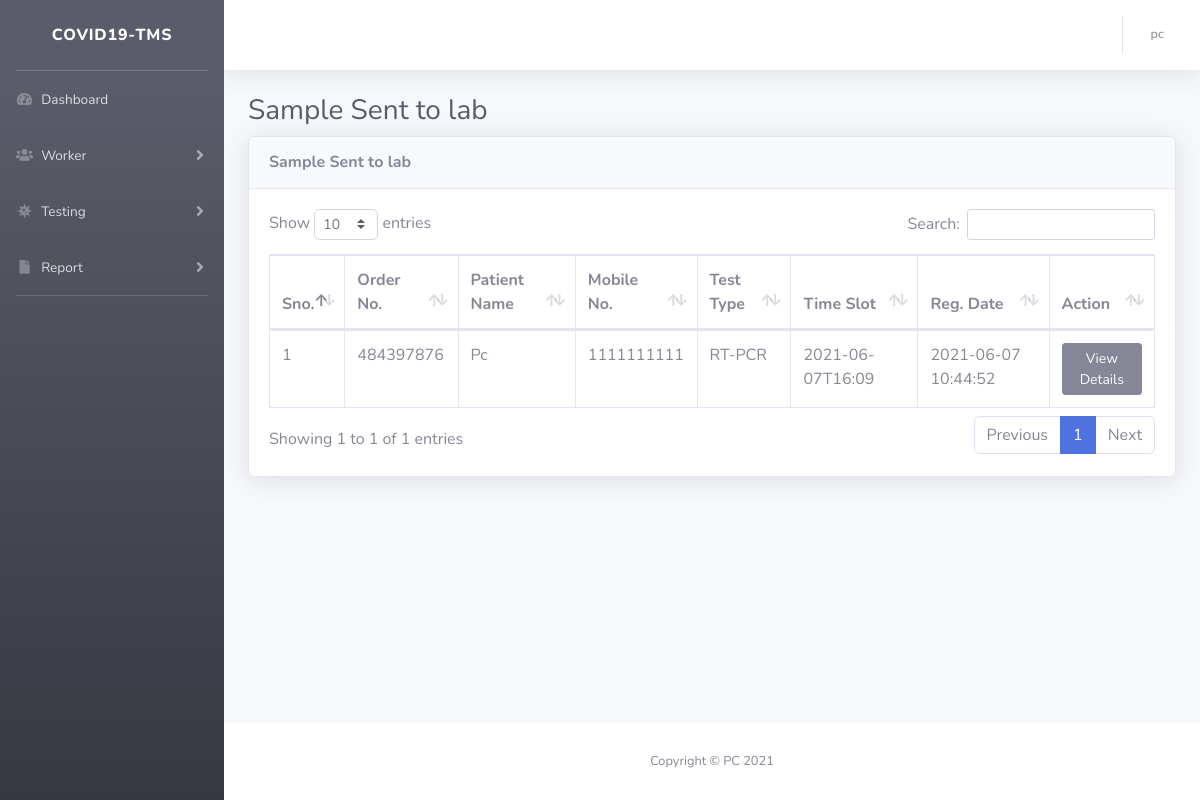
The page /samplesent-lab-test.php (signed in) on the database its author committed.
### tables this page shows
CREATE TABLE `tbltestrecord` (
  `id` int(11) NOT NULL,
  `OrderNumber` bigint(14) DEFAULT NULL,
  `PatientMobileNumber` bigint(14) DEFAULT NULL,
  `TestType` varchar(100) DEFAULT NULL,
  `TestTimeSlot` varchar(120) DEFAULT NULL,
  `ReportStatus` varchar(100) DEFAULT NULL,
  `FinalReport` varchar(150) DEFAULT NULL,
  `ReportUploadTime` varchar(200) DEFAULT NULL,
  `RegistrationDate` timestamp NULL DEFAULT current_timestamp(),
  `AssignedtoEmpId` varchar(150) DEFAULT NULL,
  `AssigntoName` varchar(180) DEFAULT NULL,
  `AssignedTime` varchar(100) DEFAULT NULL
);

CREATE TABLE `tblpatients` (
  `id` int(11) NOT NULL,
  `FullName` varchar(120) DEFAULT NULL,
  `MobileNumber` bigint(12) DEFAULT NULL,
  `DateOfBirth` date DEFAULT NULL,
  `GovtIssuedId` varchar(150) DEFAULT NULL,
  `GovtIssuedIdNo` varchar(150) DEFAULT NULL,
  `FullAddress` varchar(255) DEFAULT NULL,
  `State` varchar(200) DEFAULT NULL,
  `RegistrationDate` timestamp NOT NULL DEFAULT current_timestamp()
);

### samplesent-lab-test.php (the view, shortened to what this page needs)
<?php session_start();
include_once('includes/config.php');
if (strlen($_SESSION['aid']==0)) {
  header('location:logout.php');
  } else{
?>
<!DOCTYPE html>
<html lang="en">
<head>
    <link href="vendor/fontawesome-free/css/all.min.css" rel="stylesheet" type="text/css">
    <link href="css/sb-admin-2.min.css" rel="stylesheet">
    <link href="vendor/datatables/dataTables.bootstrap4.min.css" rel="stylesheet">
</head>
<body id="page-top">
    <div id="wrapper">
  <?php include_once('includes/sidebar.php');?>
        <div id="content-wrapper" class="d-flex flex-column">
            <div id="content">
<?php include_once('includes/topbar.php');?>
                <div class="container-fluid">
                    <h1 class="h3 mb-2 text-gray-800">Sample Sent to lab</h1>
                    <div class="card shadow mb-4">
                        <div class="card-header py-3">
                            <h6 class="m-0 font-weight-bold text-secondary">Sample Sent to lab</h6>
                        </div>
                        <div class="card-body">
                            <div class="table-responsive">
                                <form name="assignto" method="post">
                    <table class="table table-bordered" id="dataTable" width="100%" cellspacing="0">
                                    <thead>
                                        <tr>
                                            <th>Sno.</th>
                                            <th>Order No.</th>
                                            <th>Patient Name</th>
                                            <th>Mobile No.</th>
                                            <th>Test Type</th>
                                            <th>Time Slot</th>
                                            <th>Reg. Date</th>
                                            <th>Action</th>
                                        </tr>
                                    </thead>
                                    <tbody>
<?php $query=mysqli_query($con,"select tbltestrecord.OrderNumber,tblpatients.FullName,tblpatients.MobileNumber,tbltestrecord.TestType,tbltestrecord.TestTimeSlot,tbltestrecord.RegistrationDate,tbltestrecord.id as testid from tbltestrecord
join tblpatients on tblpatients.MobileNumber=tbltestrecord.PatientMobileNumber
where ReportStatus='Sent to Lab'
    ");
$cnt=1;
while($row=mysqli_fetch_array($query)){
?>
                                        <tr>
                                            <td><?php echo $cnt;?></td>
                                            <td><?php echo $row['OrderNumber'];?></td>
                                            <td><?php echo $row['FullName'];?></td>
                                            <td><?php echo $row['MobileNumber'];?></td>
                                            <td><?php echo $row['TestType'];?></td>
                                            <td><?php echo $row['TestTimeSlot'];?></td>
                                             <td><?php echo $row['RegistrationDate'];?></td>
                                            <td>
                                <a href="test-details.php?tid=<?php echo $row['testid'];?>&&oid=<?php echo $row['OrderNumber'];?>" class="btn btn-secondary btn-sm">View Details</a>
                            </td>
                                        </tr>
<?php $cnt++;} ?>
                                    </tbody>
                                </table>
                                     </form>
                            </div>
                        </div>
                    </div>
                </div>
            </div>
    <?php include_once('includes/footer.php');?>
        </div>
    </div>
</body>
</html>
<?php } ?>

### includes/topbar.php (shortened to what this page needs)
<nav class="navbar navbar-expand navbar-light bg-white topbar mb-4 static-top shadow">
    <?php if ($_SESSION['aid']) : ?>
        <ul class="navbar-nav ml-auto">
            <li class="nav-item dropdown no-arrow">
                <a class="nav-link dropdown-toggle" href="#" id="userDropdown" role="button" data-toggle="dropdown" aria-haspopup="true" aria-expanded="false">
                    <?php
                      $adid = $_SESSION['aid'];
                      $ret1 = mysqli_query($con, "select AdminName from tbladmin where ID='$adid'");
                      while ($row1 = mysqli_fetch_array($ret1)) {
                      ?>
                        <span class="mr-2 d-none d-lg-inline text-gray-600 small"><?php echo $row1['AdminName']; ?></span>
                    <?php } ?>
                </a>
            </li>
        </ul>
    <?php endif; ?>
</nav>

### rows shown on the page
tbltestrecord: OrderNumber "484397876", tblpatients.FullName "Pc", tblpatients.MobileNumber "1111111111", TestType "RT-PCR", TestTimeSlot "2021-06-07T16:09", RegistrationDate "2021-06-07 10:44:52"

### other values the page prints
$row1['AdminName'] "pc"
